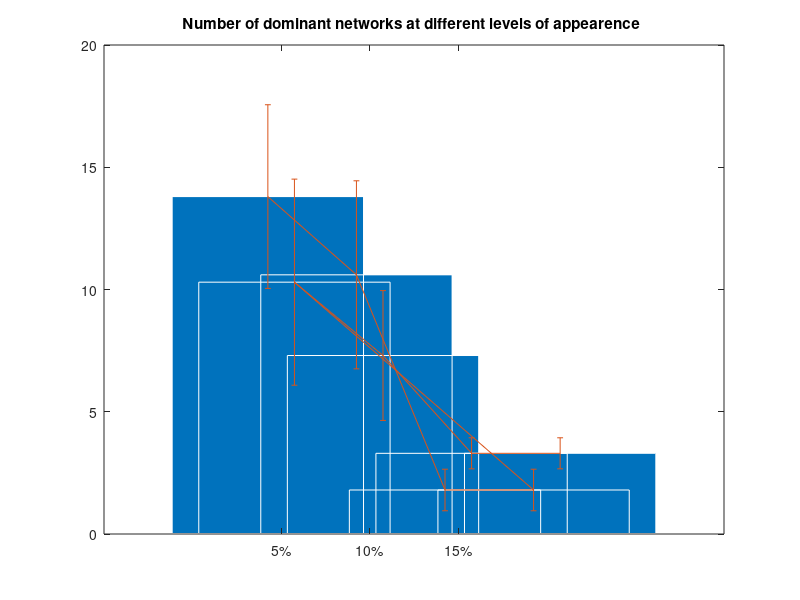

Source code (MATLAB): (Note: this script raises an error after producing the figure.)
%% visualization
% number of networks
figure('position',[300 400 500 350])
x = [1-.15 2-.15 3-.15 4-.15     1+.15  2+.15  3+.15 4+.15];
juv_net_numbers=[13.8 10.6 1.8 1.8];
adult_net_numbers=[10.3 7.3 3.3 3.3]; % number of prominent networks for different values of appearence ration (5, 10, or 15)
vals = [juv_net_numbers adult_net_numbers];
b = bar(x,vals,'EdgeColor',[1 1 1]); hold on
title('Number of dominant networks at different levels of appearence ')
xticks([1 2 3]);
xticklabels({'5%', '10%', '15%'})
% adding error bars
vals = [juv_net_numbers adult_net_numbers];
vars = [[8.4 8.6 1.9 1.9]/sqrt(5)   [7.3 4.6 1.1 1.1]/sqrt(3)];
er=errorbar(x,vals,vars);
er.Color = [1 1 1]*.4;                            
er.LineStyle = 'none';  
xlim([.5 3.5])
hold off

%% size of networks
figure('position',[700 400 500 350])
x = [1-.15 2-.15 3-.15 4-.15     1+.15  2+.15  3+.15 4+.15];
juv_net_size=[4.3 4.1 5 5];
adult_net_size=[8.5 8.2 8.6 8.6]; % number of prominent networks for different values of appearence ration (5, 10, or 15)
vals = [juv_net_size adult_net_size];
b = bar(x,vals,'EdgeColor',[1 1 1]); hold on
title('Size of dominant networks at different levels of appearence ')
xticks([1 2 3 4]);
xticklabels({'5%', '10%', '15%', '20%'})
% adding error bars
vals = [juv_net_size adult_net_size];
vars = [[ 1.8 1.9 3.8 3.8 ]/sqrt(5)   [3.1 2.9 3.0 3.0]/sqrt(3)];
er=errorbar(x,vals,vars);
er.Color = [1 1 1]*.4;                            
er.LineStyle = 'none';  
hold off
xlim([.5 3.5])
